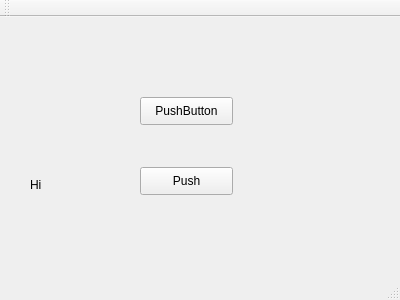
<?xml version="1.0" encoding="UTF-8"?>
<ui version="4.0">
 <class>MainWindow</class>
 <widget class="QMainWindow" name="MainWindow">
  <property name="geometry">
   <rect>
    <x>0</x>
    <y>0</y>
    <width>400</width>
    <height>300</height>
   </rect>
  </property>
  <property name="windowTitle">
   <string>MainWindow</string>
  </property>
  <widget class="QWidget" name="centralWidget">
   <widget class="QPushButton" name="pushButton">
    <property name="geometry">
     <rect>
      <x>140</x>
      <y>150</y>
      <width>93</width>
      <height>28</height>
     </rect>
    </property>
    <property name="text">
     <string>Push</string>
    </property>
    <property name="iconSize">
     <size>
      <width>50</width>
      <height>50</height>
     </size>
    </property>
   </widget>
   <widget class="QPushButton" name="pushButton_2">
    <property name="geometry">
     <rect>
      <x>140</x>
      <y>80</y>
      <width>93</width>
      <height>28</height>
     </rect>
    </property>
    <property name="text">
     <string>PushButton</string>
    </property>
   </widget>
   <widget class="QLabel" name="label1">
    <property name="geometry">
     <rect>
      <x>30</x>
      <y>160</y>
      <width>55</width>
      <height>16</height>
     </rect>
    </property>
    <property name="text">
     <string>Hi</string>
    </property>
   </widget>
  </widget>
  <widget class="QMenuBar" name="menuBar">
   <property name="geometry">
    <rect>
     <x>0</x>
     <y>0</y>
     <width>400</width>
     <height>26</height>
    </rect>
   </property>
  </widget>
  <widget class="QToolBar" name="mainToolBar">
   <attribute name="toolBarArea">
    <enum>TopToolBarArea</enum>
   </attribute>
   <attribute name="toolBarBreak">
    <bool>false</bool>
   </attribute>
  </widget>
  <widget class="QStatusBar" name="statusBar"/>
 </widget>
 <layoutdefault spacing="6" margin="11"/>
 <resources/>
 <connections/>
</ui>
